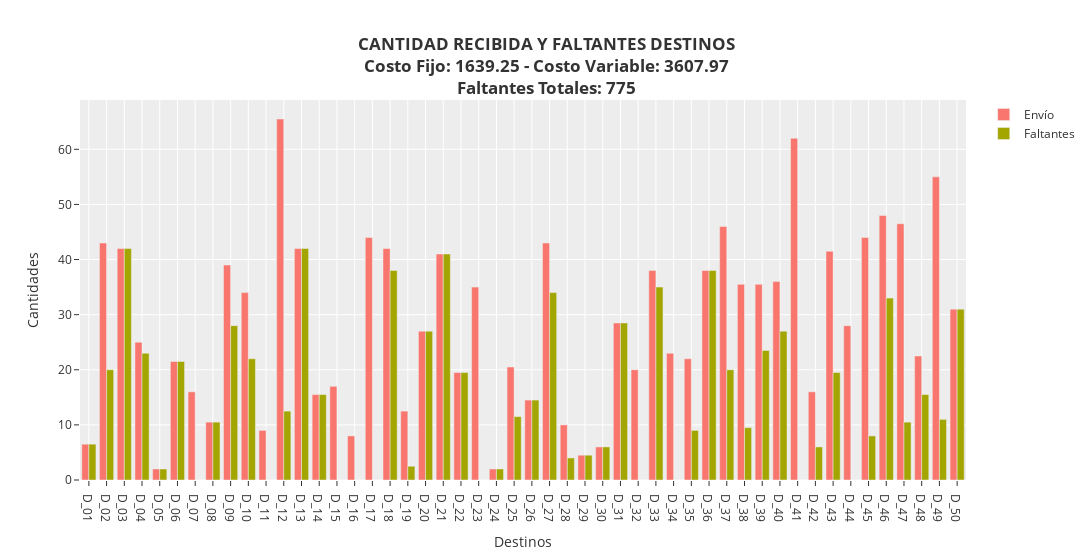

Notebook source saved alongside this figure:
### Code cell
fig = go.Figure()
fig.add_trace(go.Bar(x=DESTINOS, y=[sum(W[o, d].solution_value for o in ORIGENES) for d in DESTINOS], name="Envío"))
fig.add_trace(go.Bar(x=DESTINOS, y=[F[d].solution_value for d in DESTINOS], name="Faltantes"))


fig.update_layout(
    title=f"<b>CANTIDAD RECIBIDA Y FALTANTES DESTINOS<br />Costo Fijo: {costo_fijo.solution_value:.2f} - Costo Variable: {costo_variable.solution_value:.2f}<br />Faltantes Totales: {faltantes_totales.solution_value:.0f}</b>",
    xaxis=dict(title="Destinos"),
    yaxis=dict(title="Cantidades"),
    barmode="group",
    width=1200,
    template="ggplot2",
)

fig.show()

### Figure 1 — Plotly figure (JSON) as saved in the notebook; plotly's stock layout.template omitted (floating-point values rounded to 4 significant figures)
{"data": [{"name": "Envío", "type": "bar", "x": ["D_01", "D_02", "D_03", "D_04", "D_05", "D_06", "D_07", "D_08", "D_09", "D_10", "D_11", "D_12", "D_13", "D_14", "D_15", "D_16", "D_17", "D_18", "D_19", "D_20", "D_21", "D_22", "D_23", "D_24", "D_25", "D_26", "D_27", "D_28", "D_29", "D_30", "D_31", "D_32", "D_33", "D_34", "D_35", "D_36", "D_37", "D_38", "D_39", "D_40", "D_41", "D_42", "D_43", "D_44", "D_45", "D_46", "D_47", "D_48", "D_49", "D_50"], "y": [6.5, 43.0, 42, 25.0, 2.0, 21.5, 16.0, 10.5, 39.0, 34.0, 9, 65.5, 42.0, 15.5, 17.0, 8, 44.0, 42.0, 12.5, 27, 41, 19.5, 35.0, 2.0, 20.5, 14.5, 43, 10.0, 4.5, 6.0, 28.5, 20.0, 38.0, 23.0, 22.0, 38.0, 46.0, 35.5, 35.5, 36, 62.0, 16.0, 41.5, 28.0, 44.0, 48.0, 46.5, 22.5, 55, 31]}, {"name": "Faltantes", "type": "bar", "x": ["D_01", "D_02", "D_03", "D_04", "D_05", "D_06", "D_07", "D_08", "D_09", "D_10", "D_11", "D_12", "D_13", "D_14", "D_15", "D_16", "D_17", "D_18", "D_19", "D_20", "D_21", "D_22", "D_23", "D_24", "D_25", "D_26", "D_27", "D_28", "D_29", "D_30", "D_31", "D_32", "D_33", "D_34", "D_35", "D_36", "D_37", "D_38", "D_39", "D_40", "D_41", "D_42", "D_43", "D_44", "D_45", "D_46", "D_47", "D_48", "D_49", "D_50"], "y": [6.5, 20.0, 42, 23.0, 2.0, 21.5, 0, 10.5, 28.0, 22.0, 0, 12.5, 42.0, 15.5, 0, 0, 0, 38.0, 2.5, 27, 41, 19.5, 7.159e-12, 2.0, 11.5, 14.5, 34, 4.0, 4.5, 6.0, 28.5, 0, 35.0, 0, 9.0, 38.0, 20.0, 9.5, 23.5, 27, 4.844e-10, 6.0, 19.5, 0, 8.0, 33.0, 10.5, 15.5, 11, 31]}], "layout": {"barmode": "group", "title": {"text": "<b>CANTIDAD RECIBIDA Y FALTANTES DESTINOS<br />Costo Fijo: 1639.25 - Costo Variable: 3607.97<br />Faltantes Totales: 775</b>"}, "width": 1200, "xaxis": {"title": {"text": "Destinos"}}, "yaxis": {"title": {"text": "Cantidades"}}}}
